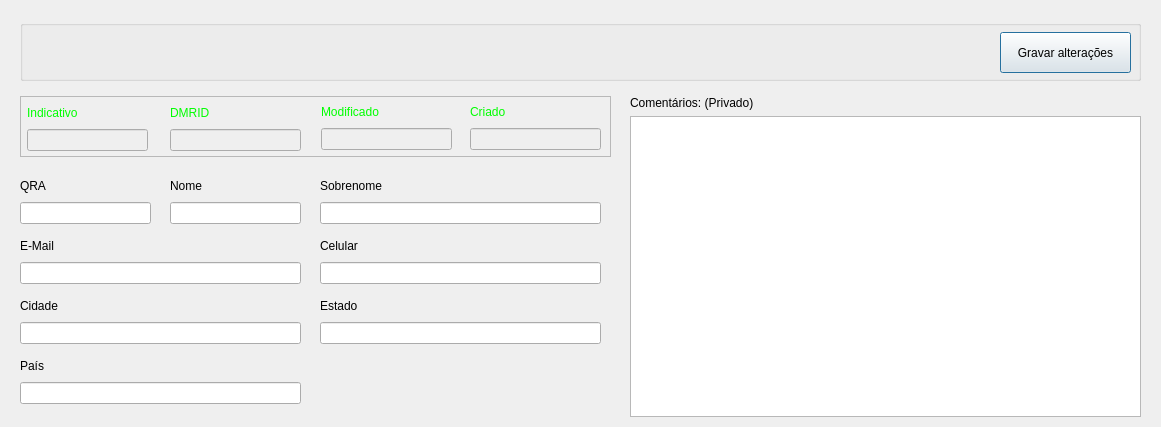
<?xml version="1.0" encoding="UTF-8"?>
<ui version="4.0">
 <class>frmRadioamadorDadosComComentarios</class>
 <widget class="QDialog" name="frmRadioamadorDadosComComentarios">
  <property name="geometry">
   <rect>
    <x>0</x>
    <y>0</y>
    <width>1161</width>
    <height>427</height>
   </rect>
  </property>
  <property name="windowTitle">
   <string>Dialog</string>
  </property>
  <widget class="QGroupBox" name="groupBox">
   <property name="geometry">
    <rect>
     <x>20</x>
     <y>20</y>
     <width>1121</width>
     <height>61</height>
    </rect>
   </property>
   <property name="title">
    <string/>
   </property>
   <widget class="QPushButton" name="btnSalvar">
    <property name="geometry">
     <rect>
      <x>980</x>
      <y>12</y>
      <width>131</width>
      <height>41</height>
     </rect>
    </property>
    <property name="text">
     <string>Gravar alterações</string>
    </property>
   </widget>
  </widget>
  <widget class="QTextEdit" name="textEdit">
   <property name="enabled">
    <bool>false</bool>
   </property>
   <property name="geometry">
    <rect>
     <x>20</x>
     <y>96</y>
     <width>591</width>
     <height>61</height>
    </rect>
   </property>
   <property name="styleSheet">
    <string notr="true"/>
   </property>
  </widget>
  <widget class="QWidget" name="layoutWidget">
   <property name="geometry">
    <rect>
     <x>27</x>
     <y>103</y>
     <width>121</width>
     <height>48</height>
    </rect>
   </property>
   <property name="styleSheet">
    <string notr="true">color: rgb(0, 255, 0);</string>
   </property>
   <layout class="QVBoxLayout" name="verticalLayout">
    <item>
     <widget class="QLabel" name="label">
      <property name="styleSheet">
       <string notr="true"/>
      </property>
      <property name="text">
       <string>Indicativo</string>
      </property>
     </widget>
    </item>
    <item>
     <widget class="QLineEdit" name="edtIndicativo">
      <property name="enabled">
       <bool>false</bool>
      </property>
      <property name="styleSheet">
       <string notr="true"/>
      </property>
     </widget>
    </item>
   </layout>
  </widget>
  <widget class="QWidget" name="layoutWidget_2">
   <property name="geometry">
    <rect>
     <x>321</x>
     <y>102</y>
     <width>131</width>
     <height>48</height>
    </rect>
   </property>
   <layout class="QVBoxLayout" name="verticalLayout_13">
    <item>
     <widget class="QLabel" name="label_13">
      <property name="styleSheet">
       <string notr="true">color: rgb(0, 255, 0);</string>
      </property>
      <property name="text">
       <string>Modificado</string>
      </property>
     </widget>
    </item>
    <item>
     <widget class="QLineEdit" name="edtModificado">
      <property name="enabled">
       <bool>false</bool>
      </property>
      <property name="styleSheet">
       <string notr="true"/>
      </property>
     </widget>
    </item>
   </layout>
  </widget>
  <widget class="QWidget" name="layoutWidget_3">
   <property name="geometry">
    <rect>
     <x>170</x>
     <y>103</y>
     <width>131</width>
     <height>48</height>
    </rect>
   </property>
   <layout class="QVBoxLayout" name="verticalLayout_14">
    <item>
     <widget class="QLabel" name="label_3">
      <property name="styleSheet">
       <string notr="true">color: rgb(0, 255, 0);</string>
      </property>
      <property name="text">
       <string>DMRID</string>
      </property>
     </widget>
    </item>
    <item>
     <widget class="QLineEdit" name="edtDmrId">
      <property name="enabled">
       <bool>false</bool>
      </property>
      <property name="styleSheet">
       <string notr="true"/>
      </property>
     </widget>
    </item>
   </layout>
  </widget>
  <widget class="QWidget" name="layoutWidget_4">
   <property name="geometry">
    <rect>
     <x>470</x>
     <y>102</y>
     <width>131</width>
     <height>48</height>
    </rect>
   </property>
   <property name="styleSheet">
    <string notr="true">color: rgb(0, 255, 0);</string>
   </property>
   <layout class="QVBoxLayout" name="verticalLayout_12">
    <item>
     <widget class="QLabel" name="label_6">
      <property name="styleSheet">
       <string notr="true">color: rgb(0, 255, 0);</string>
      </property>
      <property name="text">
       <string>Criado</string>
      </property>
     </widget>
    </item>
    <item>
     <widget class="QLineEdit" name="edtCriado">
      <property name="enabled">
       <bool>false</bool>
      </property>
      <property name="styleSheet">
       <string notr="true"/>
      </property>
     </widget>
    </item>
   </layout>
  </widget>
  <widget class="QWidget" name="layoutWidget">
   <property name="geometry">
    <rect>
     <x>20</x>
     <y>176</y>
     <width>131</width>
     <height>48</height>
    </rect>
   </property>
   <layout class="QVBoxLayout" name="verticalLayout_2">
    <item>
     <widget class="QLabel" name="label_2">
      <property name="text">
       <string>QRA</string>
      </property>
     </widget>
    </item>
    <item>
     <widget class="QLineEdit" name="edtQra"/>
    </item>
   </layout>
  </widget>
  <widget class="QWidget" name="layoutWidget">
   <property name="geometry">
    <rect>
     <x>20</x>
     <y>296</y>
     <width>281</width>
     <height>48</height>
    </rect>
   </property>
   <layout class="QVBoxLayout" name="verticalLayout_7">
    <item>
     <widget class="QLabel" name="label_7">
      <property name="text">
       <string>Cidade</string>
      </property>
     </widget>
    </item>
    <item>
     <widget class="QLineEdit" name="edtCidade"/>
    </item>
   </layout>
  </widget>
  <widget class="QWidget" name="layoutWidget">
   <property name="geometry">
    <rect>
     <x>320</x>
     <y>296</y>
     <width>281</width>
     <height>48</height>
    </rect>
   </property>
   <layout class="QVBoxLayout" name="verticalLayout_8">
    <item>
     <widget class="QLabel" name="label_8">
      <property name="text">
       <string>Estado</string>
      </property>
     </widget>
    </item>
    <item>
     <widget class="QLineEdit" name="edtEstado"/>
    </item>
   </layout>
  </widget>
  <widget class="QWidget" name="layoutWidget">
   <property name="geometry">
    <rect>
     <x>20</x>
     <y>356</y>
     <width>281</width>
     <height>48</height>
    </rect>
   </property>
   <layout class="QVBoxLayout" name="verticalLayout_9">
    <item>
     <widget class="QLabel" name="label_9">
      <property name="text">
       <string>País</string>
      </property>
     </widget>
    </item>
    <item>
     <widget class="QLineEdit" name="edtPais"/>
    </item>
   </layout>
  </widget>
  <widget class="QWidget" name="layoutWidget">
   <property name="geometry">
    <rect>
     <x>320</x>
     <y>236</y>
     <width>281</width>
     <height>48</height>
    </rect>
   </property>
   <layout class="QVBoxLayout" name="verticalLayout_10">
    <item>
     <widget class="QLabel" name="label_10">
      <property name="text">
       <string>Celular</string>
      </property>
     </widget>
    </item>
    <item>
     <widget class="QLineEdit" name="edtCelular"/>
    </item>
   </layout>
  </widget>
  <widget class="QWidget" name="layoutWidget">
   <property name="geometry">
    <rect>
     <x>20</x>
     <y>236</y>
     <width>281</width>
     <height>48</height>
    </rect>
   </property>
   <layout class="QVBoxLayout" name="verticalLayout_11">
    <item>
     <widget class="QLabel" name="label_11">
      <property name="text">
       <string>E-Mail</string>
      </property>
     </widget>
    </item>
    <item>
     <widget class="QLineEdit" name="edtEmail"/>
    </item>
   </layout>
  </widget>
  <widget class="QWidget" name="layoutWidget">
   <property name="geometry">
    <rect>
     <x>320</x>
     <y>176</y>
     <width>281</width>
     <height>48</height>
    </rect>
   </property>
   <layout class="QVBoxLayout" name="verticalLayout_5">
    <item>
     <widget class="QLabel" name="label_5">
      <property name="text">
       <string>Sobrenome</string>
      </property>
     </widget>
    </item>
    <item>
     <widget class="QLineEdit" name="edtSobreNome"/>
    </item>
   </layout>
  </widget>
  <widget class="QWidget" name="layoutWidget">
   <property name="geometry">
    <rect>
     <x>170</x>
     <y>176</y>
     <width>131</width>
     <height>48</height>
    </rect>
   </property>
   <layout class="QVBoxLayout" name="verticalLayout_4">
    <item>
     <widget class="QLabel" name="label_4">
      <property name="text">
       <string>Nome</string>
      </property>
     </widget>
    </item>
    <item>
     <widget class="QLineEdit" name="edtNome"/>
    </item>
   </layout>
  </widget>
  <widget class="QWidget" name="layoutWidget">
   <property name="geometry">
    <rect>
     <x>630</x>
     <y>96</y>
     <width>511</width>
     <height>321</height>
    </rect>
   </property>
   <layout class="QVBoxLayout" name="verticalLayout_6">
    <item>
     <widget class="QLabel" name="label_12">
      <property name="text">
       <string>Comentários: (Privado)</string>
      </property>
     </widget>
    </item>
    <item>
     <widget class="QTextEdit" name="edtComentarios"/>
    </item>
    <item>
     <layout class="QVBoxLayout" name="verticalLayout_3"/>
    </item>
   </layout>
  </widget>
 </widget>
 <tabstops>
  <tabstop>btnSalvar</tabstop>
  <tabstop>edtQra</tabstop>
  <tabstop>edtNome</tabstop>
  <tabstop>edtSobreNome</tabstop>
  <tabstop>edtEmail</tabstop>
  <tabstop>edtCelular</tabstop>
  <tabstop>edtCidade</tabstop>
  <tabstop>edtEstado</tabstop>
  <tabstop>edtPais</tabstop>
  <tabstop>edtComentarios</tabstop>
  <tabstop>edtIndicativo</tabstop>
  <tabstop>edtDmrId</tabstop>
  <tabstop>edtModificado</tabstop>
  <tabstop>edtCriado</tabstop>
  <tabstop>textEdit</tabstop>
 </tabstops>
 <resources/>
 <connections/>
</ui>
